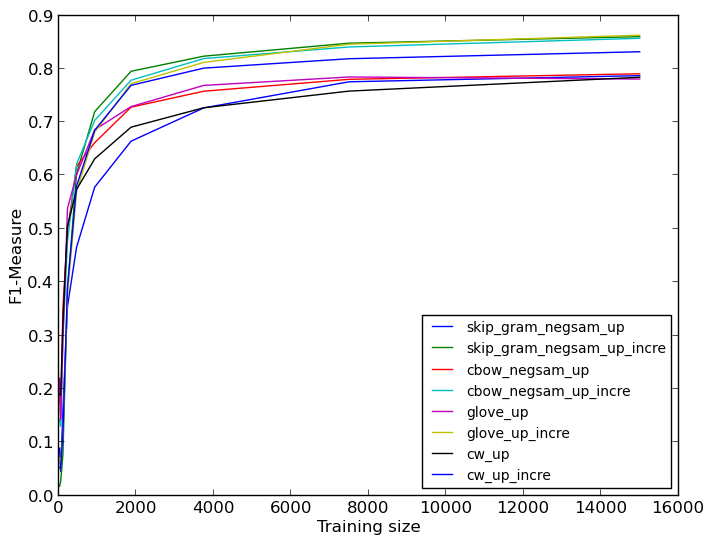

This chart was generated by the following Python code:
#!/usr/bin/python
from pylab import *
from natsort import natsorted
import re
import os
import glob
import array
import fnmatch
import numpy as np
import sys, getopt
import matplotlib.pyplot as plt

try:
	opts, args = getopt.getopt(sys.argv[1:],"hi:o:",["ifolder=","ofile="])
except getopt.GetoptError:
	print 'script.py -i <inputfolder> -o <outputfile>'
	sys.exit(2)
for opt, arg in opts:
	if opt == '-h':
		print 'test.py -i <inputfolder> -o <outputfile>'
		sys.exit()
	elif opt in ("-i", "--ifolder"):
		inputfolder = arg
	elif opt in ("-o", "--ofile"):
        	outputfile = arg
print 'Input folder is "', inputfolder
print 'Output file is "', outputfile

# POS best results from all methods, varying training size
 
x = []
y = []
xv = []
yv = []
label = ''
marker = ''
linestyle = '-'
noupMarker = 's'
legParams = {'legend.fontsize': 10,
          'legend.linewidth': 0.4}

alist_filter = ['cbow_negsam_updated_best_manual.txt',  
		'cbow_negsam_updated_incretuneparam.txt',
		'cw_updated_best.txt',
		'cw_updated_incretuneparam.txt', 
		'glove_updated_best.txt',
		'glove_updated_incretuneparam.txt',  
		'skip_gram_negsam_updated_best.txt',
		'skip_gram_negsam_updated_incretuneparam.txt']

walk_dir = inputfolder
for root, subdirs, files in os.walk(walk_dir):
	#print('--\nroot = ' + root)
	for subdir in subdirs:
		print('\t- subdirectory ' + subdir)			
	for filename in natsorted(files):  		
		if filename in alist_filter: 
			if re.match("cbow_negsam_updated_best_manual.txt", filename): label = "cbow_negsam_up"
			elif re.match("cbow_negsam_updated_incretuneparam.txt", filename): label = "cbow_negsam_up_incre"
			elif re.match("cw_updated_incretuneparam.txt", filename): label = "cw_up_incre"
			elif re.match("cw_updated_best.txt", filename): label = "cw_up"
			elif re.match("glove_updated_incretuneparam.txt", filename): label = "glove_up_incre"
			elif re.match("glove_updated_best.txt", filename): label =  "glove_up"
			elif re.match("skip_gram_negsam_updated_incretuneparam.txt", filename): label = "skip_gram_negsam_up_incre"
			elif re.match("skip_gram_negsam_updated_best.txt", filename): label = "skip_gram_negsam_up"	
		
			filePath = os.path.join(root, filename)
			print('\t- file %s (full path: %s)' % (filename, filePath))
			with open(filePath, 'rb') as f:
			        lines = f.readlines()
				f.close	
				# check the column title
				titleLine = lines[0]
				t = titleLine.split()				
				print('column title', t[35] )		
				# skip the first row with the titles
				for line in lines[1:]: 
					p = line.split()	
					x.append(float(p[0]))				
					y.append(float(p[35]))
				# convert to numpy array
				print('x ', x)						
				print('y ', y)			
				xv = np.array(x)
				yv = np.array(y)
				plt.plot(xv, yv, label=label, linestyle=linestyle, marker=marker)	
				x = []
				y = []
				xv = []
				yv = []
				label = ''
				marker = ''
	
#plt.title('Best results from all methods')
plt.xlabel('Training size')
plt.ylabel('F1-Measure')

plt.rcParams.update(legParams)
plt.legend(loc='lower right')
savefig(outputfile, bbox_inches='tight')
#plt.show()
